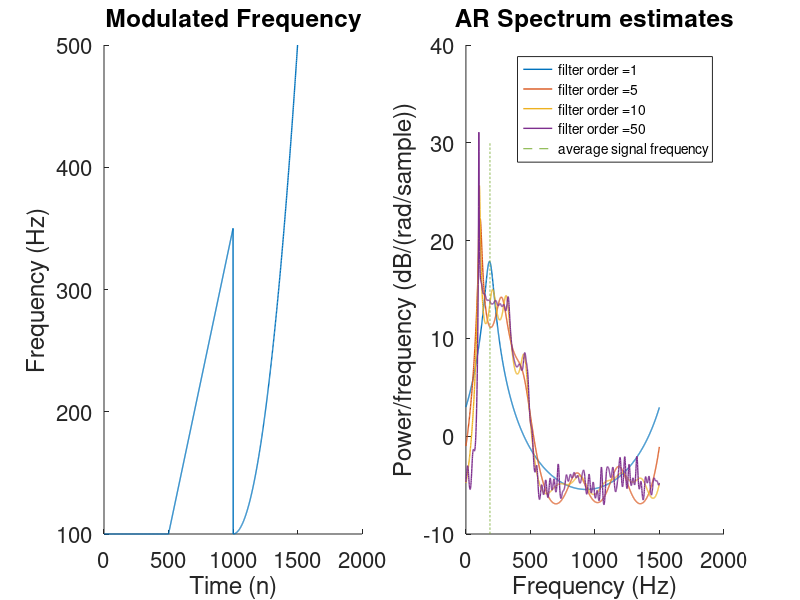

MATLAB code to generate this figure: (Note: this script raises an error after producing the figure.)
%% 3_2_a 
clc; clear variables; close all;
n_samples = 1500;
f = [100*ones(500,1); ...
    100*ones(500,1) + ([501:1000]' - 500)/2; ...
    100*ones(500,1) + (([1001:1500]' -  1000)/25).^2];
phi = cumsum(f);
fs = 1500;
variance = 0.05;
eta = wgn(n_samples,1,pow2db(variance),'complex');
y = exp(1i*2*pi*phi/fs) + eta;

figure(1); 
subplot(1,2,1); hold on; set(gca,'fontsize', 16);
plot([1:n_samples], f,'LineWidth',1);
xlabel('Time (n)'); ylabel('Frequency (Hz)');
title('Modulated Frequency'); hold off;

order = [1, 5, 10, 50];
subplot(1,2,2); hold on; set(gca,'fontsize', 16);
H = zeros(4,1500); w = zeros(4,1500);

for i = 1:4

    a = aryule(y,order(i));
    [H(i,:),w(i,:)] = freqz(1,a,n_samples,fs);
    P = abs(H(i,:)).^2;
    plot(w(i,:), pow2db(P),'LineWidth',1);hold on
end
plot(mean(f)*ones(1,1500), linspace(-10,30,1500),'--')
title('AR Spectrum estimates')
xlabel('Frequency (Hz)'); 
ylabel('Power/frequency (dB/(rad/sample))');
leg = arrayfun(@(a)strcat('filter order =',num2str(a)),order,'uni',0);
leg{end+1} = 'average signal frequency';
lgd = legend(leg); 
set(lgd,'fontsize',10);
hold off;


%% 3_2_b
clc; clear variables; close all;

n_samples = 1500;
f = [100*ones(500,1); ...
    100*ones(500,1) + ([501:1000]' - 500)/2; ...
    100*ones(500,1) + (([1001:1500]' -  1000)/25).^2];
phi = cumsum(f);
fs = 1500;
variance = 0.05;
eta = wgn(n_samples,1,pow2db(variance),'complex');
y = exp(1i*2*pi*phi/fs) + eta;

x = delayseq(y,1);
lrs = [5e-2, 5e-3];
figure(1);
for idx = 1:2
    [a,~,~] = clms(y, x, 0, lrs(idx), 0);
    H = zeros(n_samples,n_samples);
    for n = 1:n_samples
       
        [h, w] = freqz(1 , [1; -conj(a(n))], n_samples,fs); 
        H(:, n) = abs(h).^2; 
    end
  
    medianH = 50*median(median(H));
    H(H > medianH) = medianH;

    subplot(1,2,idx); hold on; set(gca,'fontsize', 16);
 
    mesh([1:n_samples], w, H);
    
    view(2);
    xlabel('Time (n)');
    ylabel('Frequency (Hz)');
    ylim([0,500]);
    title(strcat('CLMS Spectral Estimate ($\mu=',num2str(lrs(idx)),'$)'), 'Interpreter', 'Latex');
end

%% functs

function [h, error, y_hat] = clms(y, x, M, lr, leak)

    h = zeros(M+1, length(x),'like',1i); 
    error = zeros(size(x),'like',1i);
    y_hat = zeros(size(x),'like',1i);
    x_pad = [zeros(M,1); x]; 
    for n = 1:length(x)
        y_hat(n) = h(:,n)'*x_pad(n+M:-1:n); 
        error(n) = y(n) - y_hat(n);
        if n < length(x)
            h(:, n+1) = (1-lr*leak)*h(:, n) + lr*conj(error(n))*x_pad(n+M:-1:n);
        end
    end
end
